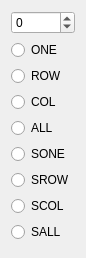
<?xml version="1.0" encoding="UTF-8"?>
<ui version="4.0">
 <class>PointerDialog</class>
 <widget class="QDialog" name="PointerDialog">
  <property name="geometry">
   <rect>
    <x>0</x>
    <y>0</y>
    <width>80</width>
    <height>258</height>
   </rect>
  </property>
  <property name="windowTitle">
   <string>Dialog</string>
  </property>
  <layout class="QVBoxLayout" name="verticalLayout">
   <item>
    <widget class="QSpinBox" name="spinBox">
     <property name="minimum">
      <number>-31</number>
     </property>
     <property name="maximum">
      <number>31</number>
     </property>
    </widget>
   </item>
   <item>
    <widget class="QRadioButton" name="oneModeRadio">
     <property name="toolTip">
      <string>Alter one cell by value</string>
     </property>
     <property name="text">
      <string>ONE</string>
     </property>
    </widget>
   </item>
   <item>
    <widget class="QRadioButton" name="rowModeRadio">
     <property name="toolTip">
      <string>Alter one row by value</string>
     </property>
     <property name="text">
      <string>ROW</string>
     </property>
    </widget>
   </item>
   <item>
    <widget class="QRadioButton" name="colModeRadio">
     <property name="toolTip">
      <string>Alter one column by value</string>
     </property>
     <property name="text">
      <string>COL</string>
     </property>
    </widget>
   </item>
   <item>
    <widget class="QRadioButton" name="allModeRadio">
     <property name="toolTip">
      <string>Alter all cells by value</string>
     </property>
     <property name="text">
      <string>ALL</string>
     </property>
    </widget>
   </item>
   <item>
    <widget class="QRadioButton" name="soneModeRadio">
     <property name="toolTip">
      <string>Set one cell to value</string>
     </property>
     <property name="text">
      <string>SONE</string>
     </property>
    </widget>
   </item>
   <item>
    <widget class="QRadioButton" name="srowModeRadio">
     <property name="toolTip">
      <string>Set one row to value</string>
     </property>
     <property name="text">
      <string>SROW</string>
     </property>
    </widget>
   </item>
   <item>
    <widget class="QRadioButton" name="scolModeRadio">
     <property name="toolTip">
      <string>Set one column to value</string>
     </property>
     <property name="text">
      <string>SCOL</string>
     </property>
    </widget>
   </item>
   <item>
    <widget class="QRadioButton" name="sallModeRadio">
     <property name="toolTip">
      <string>Set all cells to value</string>
     </property>
     <property name="text">
      <string>SALL</string>
     </property>
    </widget>
   </item>
  </layout>
 </widget>
 <resources/>
 <connections/>
</ui>
